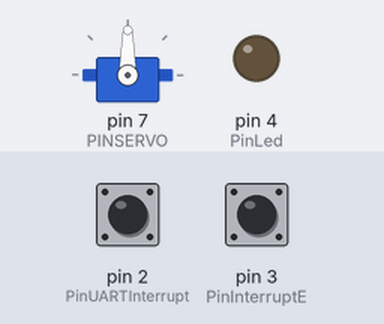
This sketch was run on a simulated Arduino Uno, built with avr-gcc and run on an emulated ATmega328P. Parts: servo, output pins drawn as LEDs (lit = HIGH). The inputs (shaded band) are chosen by the test bench; at power-on: pin 3 (PinInterruptE) LOW, pin 2 (PinUARTInterrupt) HIGH.

Above: at 1.2 s.
1.3 s: pin 3 (PinInterruptE) pulled HIGH for 0.15 s
At 2.4 s:
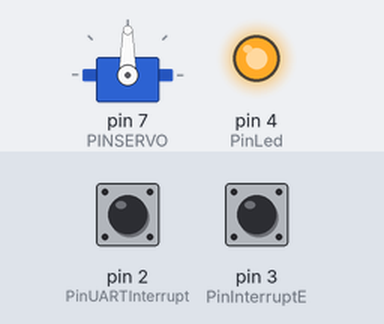
3.2 s: pin 3 (PinInterruptE) pulled HIGH for 1 s
At 3.4 s:
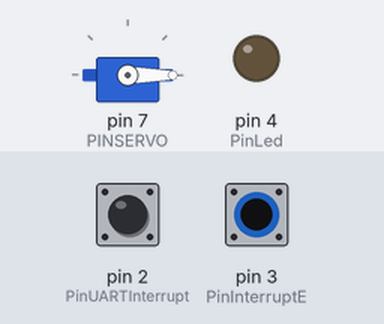
5.7 s: pin 3 (PinInterruptE) pulled HIGH for 3.2 s
At 5.9 s:
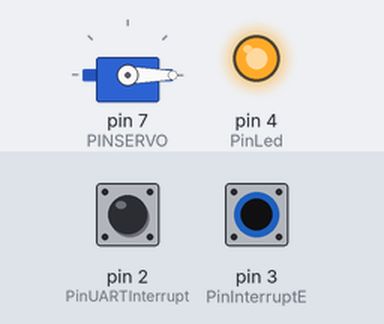
Timing chart, 0 to 8.7 s (numbered marks = the images above; inputs shaded):
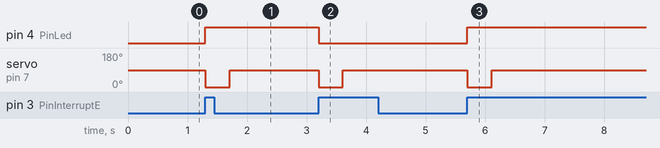

Measured:
- after the input at 1.3 s, pin 4 (PinLed): LOW → HIGH at once; servo on pin 7 (PINSERVO): 90° → 0° at once, → 90° 0.41 s later
- after the input at 3.2 s, pin 4 (PinLed): HIGH → LOW at once; servo on pin 7 (PINSERVO): 90° → 0° at once, → 90° 0.41 s later
- after the input at 5.7 s, pin 4 (PinLed): LOW → HIGH at once; servo on pin 7 (PINSERVO): 90° → 0° at once, → 90° 0.41 s later

The sketch:

TPFinal.ino
```cpp
/* Inclusion de librerias*/
#include <Servo.h>           /* Libreria para uso de Servo */
#include <avr/io.h>          /* Libreria para uso de intrrupciones por timer */
#include <avr/interrupt.h>   /* Libreria para uso de intrrupciones por timer */

/* Declaracion de funciones propias */
void config_timer2_interrup();

/* Declaracion de variables globales*/
/* Variables Servo */
Servo servo1;           /* crea objeto servo*/
int PINSERVO = 7;       /* pin 7 conectado a señal del servo */
int PULSOMIN = 650;     /* pulso minimo en microsegundos */
int PULSOMAX = 2400;    /* pulso maximo en microsegundos */

/* Variables interrupcion externa 0 */
int PinUARTInterrupt=2; /* pin de interrupcion externa para deteccion de recepcion UART: pin 3*/
int flagRx=0;
char c;

/* Variables interrupcion externa 1*/
int PinInterruptE=3; /* pin de interrupcion externa: pin 3 */
volatile byte flagIE=0;

/* Variables interrupcion por timer 2*/
volatile int contador=0;

/* Otras variables globales*/
int PinLed=4;

/* Funcion de inicializacion: inicio de variables a utilizar y configuraciones*/
void setup(){

  /* Configuracion de I/O Digitales*/
  pinMode(PinLed, OUTPUT);

  /* Inicializacion de servo : attach(pin,microseg min, microseg max) */
  servo1.attach(PINSERVO, PULSOMIN, PULSOMAX);

  /* Inicializo el puerto serial a 9600 baudios */
  Serial.begin(9600);

  cli(); /* Deshabilitamos interrupciones globales durante configuracion de timer 2*/

  /* Configuracion de interrupcion por timer*/
  config_timer2_interrup();

  /* Configuracion de interrupcion externa 0 */
  attachInterrupt(digitalPinToInterrupt(PinUARTInterrupt), interrupcion_UART, FALLING); /* se selecciona interrupcion 1 atraves de pin 3*/
                                                                                        /* con rutina ISR llamada sensor*/
                                                                                        /* FALLING: interrupcion por flanco de bajada*/
  /* Configuracion de interrupcion externa 1 */
  attachInterrupt(digitalPinToInterrupt(PinInterruptE), sensor, RISING); /* se selecciona interrupcion 0 atraves de pin 2*/
                                                                         /* con rutina ISR llamada sensor*/
                                                                         /* RISING: interrupcion por flanco de subida*/
  sei(); /* habilitamos las interrupciones globales */
}

/* Funcion principal luego de iniciar variables*/
void loop(){

  if(flagIE==1)
  {
    servo1.write(0);    /* ubica el servo a 0 grados */
  }

  if(flagIE==2)
  {
    servo1.write(90);    /* ubica el servo a 90 grados */
    flagIE=0;
  }
}

/* Implementacion de funciones propias*/
void config_timer2_interrup()
{
  /* Configuracion de interrupcion por timer*/
  TCCR2A=0; /* limpiamos registro */
  TCCR2B=0; /* limpiamos registro */
  TCCR2B |= (1<<CS10); /* Preescaler en 1024*/
  TCCR2B |= (1<<CS12); /* (CS12 CS11 CS10) = 1 0 1 */

  TIMSK2=(1<<TOIE2); /* habilitamos interrupcion por timer 2*/
}

/* Interrupcion por timer 2*/
ISR(TIMER2_OVF_vect)
{
  contador++;
  if(contador==100 && flagRx==1) /* si ai recepcion RX por UART */
  {
    flagRx=0;
    if(Serial.available()) {        /* Si está disponible */
      c = Serial.read();            /* Guardamos la lectura en una variable char */
      if (c == '1') {               /* Si es '1', giro servo */
         digitalWrite(PinLed, HIGH);
         contador=0;
         flagIE=1;
      } else if (c == '2') {        /* Si es una '2', apago el LED */
         digitalWrite(PinLed, LOW);
      }
    }
  }

  if(contador == 200)
  {
    contador = 0;

    if(flagIE==1)
      flagIE=2;
  }
}

/* Funcion de interrpcion externa 1: rutina ISR */
void sensor()
{
  if(flagIE==0) /* if para evitar el antirrebote, ya que flagIE se hace 0 luego de los 20 ms*/
  {
    digitalWrite(PinLed, !digitalRead(PinLed));
    contador=0;
    flagIE=1;
  }
}

/*Funcion de interrupcion externa 0: Interrupcion por UART */
void interrupcion_UART()
{
   if(flagRx==0) /* if para evitar el antirrebote, ya que flagRx se hace 0 luego de los 20 ms*/
   {
      contador=0; /* Receteamos contador par esperar la recepcion de UART */
      flagRx=1;   /* Indicamos que se debe analizar la recepcion */
   }
}
```
